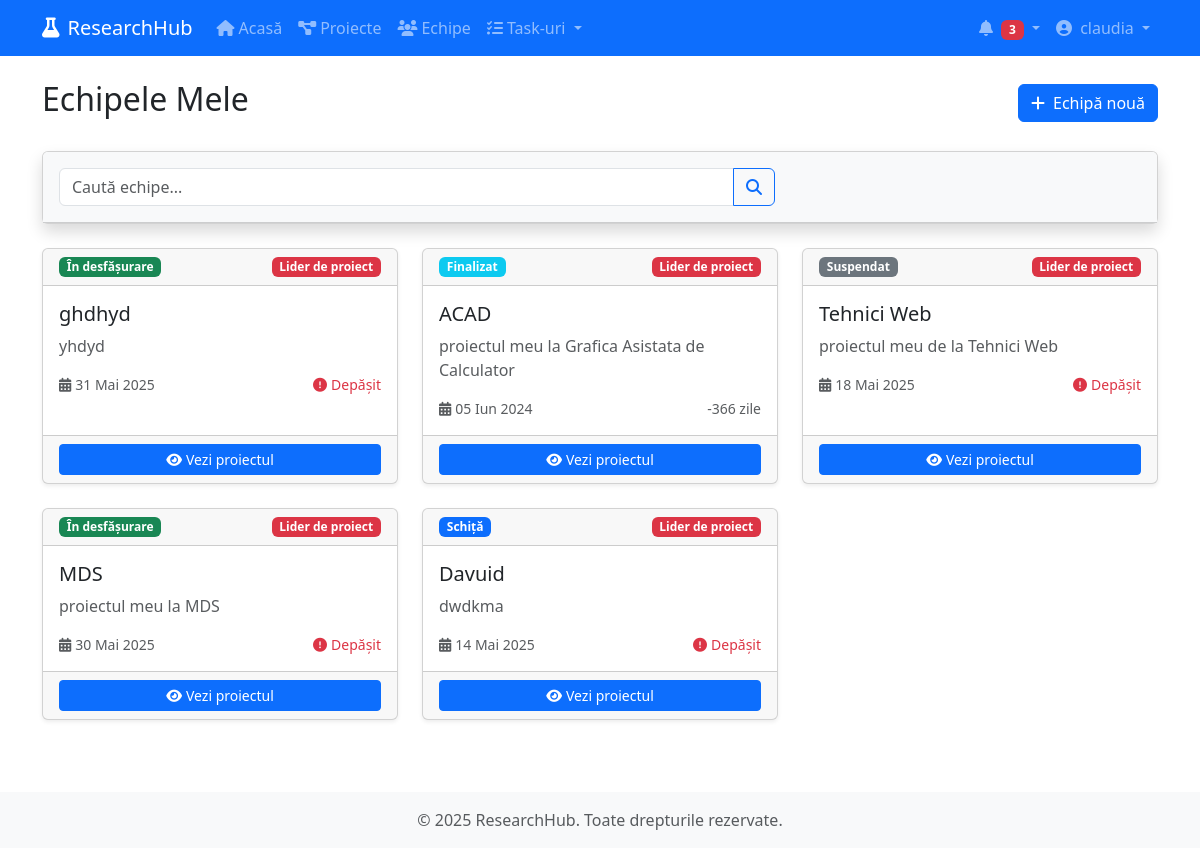
The app's page /teams/ (signed in), older data.
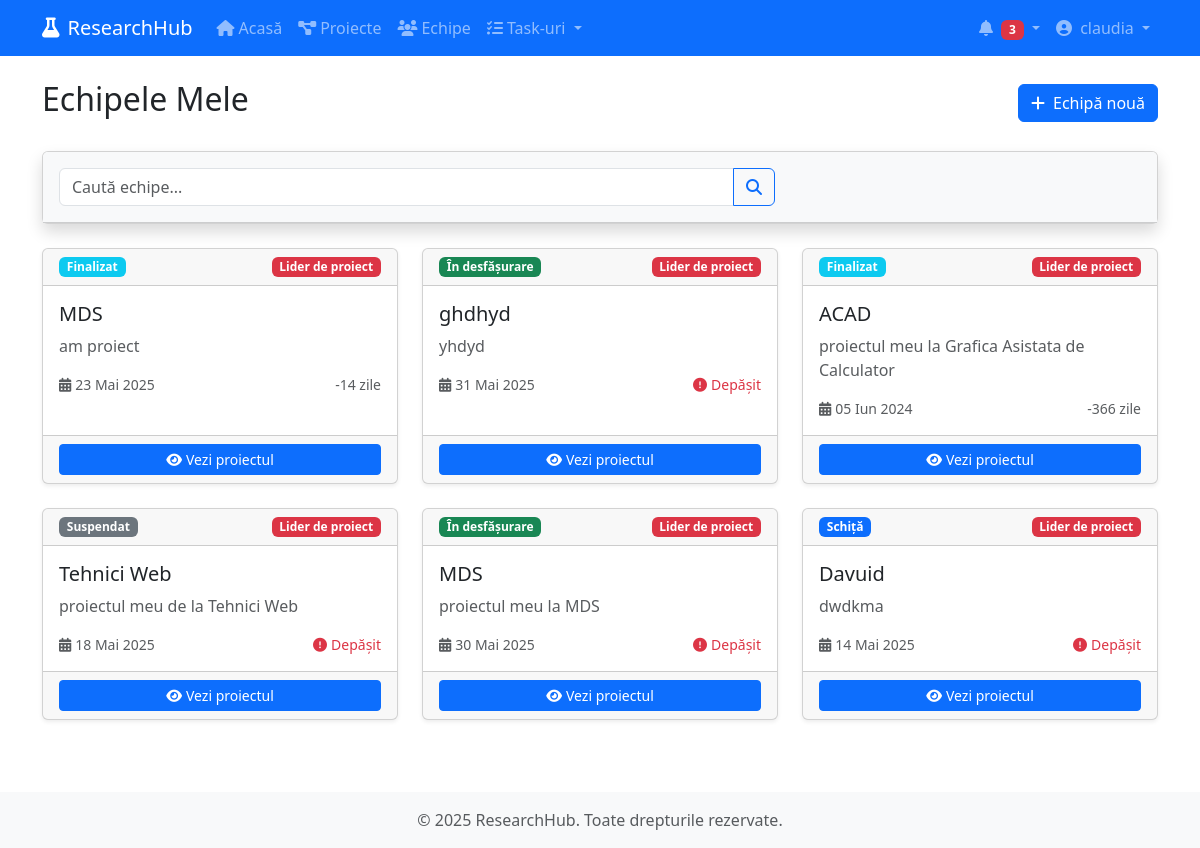
The same page, newer data.
### myapp/models.py (models this page shows, shortened)
class ProjectMember(models.Model):
    project = models.ForeignKey(Project, on_delete=models.CASCADE, related_name='members')
    user = models.ForeignKey(User, on_delete=models.CASCADE, related_name='project_memberships')
    joined_at = models.DateTimeField(auto_now_add=True)
    ROLE_CHOICES = [
        ('leader', 'Lider de proiect'),
        ('researcher', 'Cercetător'),
        ('assistant', 'Asistent'),
        ('consultant', 'Consultant'),
        ('admin', 'Administrator'),
    ]
    role = models.CharField(max_length=20, choices=ROLE_CHOICES, default='researcher')
    class Meta:
        unique_together = ('project', 'user')

class Project(models.Model):
    title = models.CharField(max_length=200)
    description = models.TextField()
    start_date = models.DateField()
    end_date = models.DateField()
    created_at = models.DateTimeField(auto_now_add=True)
    updated_at = models.DateTimeField(auto_now=True)
    created_by = models.ForeignKey(User, on_delete=models.CASCADE, related_name='created_projects')
    STATUS_CHOICES = [
        ('draft', 'Schiță'),
        ('planning', 'Planificare'),
        ('in_progress', 'În desfășurare'),
        ('on_hold', 'Suspendat'),
        ('completed', 'Finalizat'),
        ('archived', 'Arhivat'),
    ]
    status = models.CharField(max_length=20, choices=STATUS_CHOICES, default='draft')
    def days_remaining(self):
        return (self.end_date - timezone.now().date()).days
    def is_overdue(self):
        return self.end_date < timezone.now().date() and self.status not in ['completed', 'archived']

### myapp/views.py (the view)
# urls.py: path('teams/', views.teams_list, name='teams_list'),
@login_required
def teams_list(request):
    user_projects = ProjectMember.objects.filter(
        user=request.user
    ).select_related('project').order_by('-project__updated_at')
    search_query = request.GET.get('search')
    if search_query:
        user_projects = user_projects.filter(
            Q(project__title__icontains=search_query) |
            Q(project__description__icontains=search_query)
        )
    paginator = Paginator(user_projects, 12)  # 12 echipe per pagină
    page_number = request.GET.get('page')
    page_obj = paginator.get_page(page_number)
    context = {
        'page_obj': page_obj,
        'search_query': search_query,
    }
    return render(request, 'teams/list.html', context)

### myapp/templates/teams/list.html (shortened to what this page needs)
{% extends 'base.html' %}
{% block content %}
<div class="d-flex justify-content-between align-items-center mb-4">
    <h1 class="h2">Echipele Mele</h1>
    <a href="{% url 'create_project' %}" class="btn btn-primary">
        <i class="fas fa-plus me-2"></i>Echipă nouă
    </a>
</div>
<div class="card shadow mb-4">
    <div class="card-header bg-light py-3">
        <form method="get" class="row g-3">
            <div class="col-md-8">
                <div class="input-group">
                    <input type="text" name="search" class="form-control" placeholder="Caută echipe..." value="{{ search_query|default:'' }}">
                    <button class="btn btn-outline-primary" type="submit">
                        <i class="fas fa-search"></i>
                    </button>
                </div>
            </div>
        </form>
    </div>
</div>
{% if page_obj %}
<div class="row">
    {% for membership in page_obj %}
    <div class="col-md-6 col-lg-4 mb-4">
        <div class="card h-100 shadow-sm">
            <div class="card-header d-flex justify-content-between align-items-center">
                <span class="badge {% if membership.project.status == 'in_progress' %}bg-success{% elif membership.project.status == 'planning' %}bg-warning text-dark{% elif membership.project.status == 'completed' %}bg-info{% elif membership.project.status == 'on_hold' %}bg-secondary{% elif membership.project.status == 'archived' %}bg-dark{% else %}bg-primary{% endif %}">
                    {{ membership.project.get_status_display }}
                </span>
                <span class="badge {% if membership.role == 'leader' %}bg-danger{% elif membership.role == 'admin' %}bg-warning text-dark{% elif membership.role == 'consultant' %}bg-info{% else %}bg-secondary{% endif %}">
                    {{ membership.get_role_display }}
                </span>
            </div>
            <div class="card-body">
                <h5 class="card-title">{{ membership.project.title }}</h5>
                <p class="card-text text-muted">{{ membership.project.description|truncatechars:100 }}</p>
                <div class="d-flex justify-content-between align-items-center text-muted small mt-3">
                    <span><i class="fas fa-calendar-alt me-1"></i>{{ membership.project.end_date|date:"d M Y" }}</span>
                    <span class="{% if membership.project.is_overdue %}text-danger{% endif %}">
                        {% if membership.project.is_overdue %}
                            <i class="fas fa-exclamation-circle me-1"></i>Depășit
                        {% else %}
                            {{ membership.project.days_remaining }} zile
                        {% endif %}
                    </span>
                </div>
            </div>
            <div class="card-footer">
                <a href="{% url 'project_detail' membership.project.id %}" class="btn btn-sm btn-primary w-100">
                    <i class="fas fa-eye me-1"></i>Vezi proiectul
                </a>
            </div>
        </div>
    </div>
    {% endfor %}
</div>
{% endif %}
{% endblock %}

Row changes from the older to the newer data that the page shows:
added ProjectMember: project.status "Finalizat", role "Lider de proiect", project "MDS", project.description "am proiect", project.end_date "23 Mai 2025", project.days_remaining "-14"
